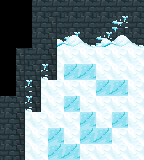

A 2D game scene composited from a Tiled map and its tileset images. What follows is a short description and the map's XML, with every tile layer's data as written:
An orthogonal 9x10 tile map with 16x16 px tiles, 6 tile layers (snow, ice, walls, decor, ...), 2 tilesets.

<map version="1.10" tiledversion="1.10.2" orientation="orthogonal" renderorder="right-down" width="9" height="10" tilewidth="16" tileheight="16" infinite="0" nextlayerid="33" nextobjectid="2">
 <tileset firstgid="1" source="snow-balls-wall-3.tsx" />
 <tileset firstgid="12" source="collision.tsx" />
 <group id="19" name="floor">
  <layer id="20" name="snow" width="9" height="10">
   <data encoding="csv">
0,0,0,0,0,0,0,0,0,
0,0,0,0,0,0,0,0,0,
0,0,0,0,0,0,0,0,0,
0,0,0,10,10,10,10,10,10,
0,0,0,10,10,10,10,10,10,
0,0,10,10,10,10,10,10,10,
0,0,10,10,10,10,10,10,10,
0,10,10,10,10,10,10,10,10,
0,10,10,10,10,10,10,10,10,
0,10,10,10,10,10,10,10,10
</data>
  </layer>
  <layer id="21" name="ice" width="9" height="10">
   <data encoding="csv">
0,0,0,0,0,0,0,0,0,
0,0,0,0,0,0,0,0,0,
0,0,0,0,0,0,0,0,0,
0,0,0,0,0,0,0,0,0,
0,0,0,0,11,11,0,0,0,
0,0,0,0,0,0,11,11,0,
0,0,0,0,11,0,0,0,0,
0,0,0,0,0,11,0,11,0,
0,0,0,11,0,11,11,0,0,
0,0,0,11,11,0,0,0,0
</data>
  </layer>
 </group>
 <group id="23" name="walls">
  <layer id="24" name="walls" width="9" height="10">
   <data encoding="csv">
0,0,8,8,8,8,8,8,8,
0,0,8,8,8,8,8,8,8,
0,0,8,8,7,8,7,8,8,
0,8,8,0,0,0,0,0,0,
0,8,7,0,0,0,0,0,0,
0,7,0,0,0,0,0,0,0,
8,7,0,0,0,0,0,0,0,
8,0,0,0,0,0,0,0,0,
8,0,0,0,0,0,0,0,0,
8,0,0,0,0,0,0,0,0
</data>
  </layer>
  <layer id="26" name="decor" width="9" height="10">
   <data encoding="csv">
0,0,0,0,0,0,0,0,0,
0,0,0,0,0,0,0,7,0,
0,0,0,1,2,3,1,2,3,
0,0,0,0,0,0,0,0,0,
0,0,3,0,0,0,0,0,0,
0,0,0,0,0,0,0,0,0,
0,3,0,0,0,0,0,0,0,
0,0,0,0,0,0,0,0,0,
0,0,0,0,0,0,0,0,0,
0,0,0,0,0,0,0,0,0
</data>
  </layer>
  <layer id="25" name="edge" width="9" height="10">
   <data encoding="csv">
0,0,0,0,0,0,0,0,0,
0,0,0,9,0,0,0,0,0,
0,0,0,9,0,0,0,0,0,
0,9,0,9,0,0,0,0,0,
0,9,9,9,0,0,0,0,0,
0,9,9,0,0,0,0,0,0,
0,9,9,0,0,0,0,0,0,
0,9,0,0,0,0,0,0,0,
0,9,0,0,0,0,0,0,0,
0,9,0,0,0,0,0,0,0
</data>
  </layer>
 </group>
 <layer id="32" name="_CollisionLayer" width="9" height="10" opacity="0.04">
  <data encoding="csv">
0,0,12,12,12,12,12,12,12,
0,0,12,12,12,12,12,12,12,
0,0,12,12,12,12,12,12,12,
0,12,12,0,0,0,0,0,0,
0,12,12,0,0,0,0,0,0,
0,12,0,0,0,0,0,0,0,
12,12,0,0,0,0,0,0,0,
12,0,0,0,0,0,0,0,0,
12,0,0,0,0,0,0,0,0,
12,0,0,0,0,0,0,0,0
</data>
 </layer>
</map>